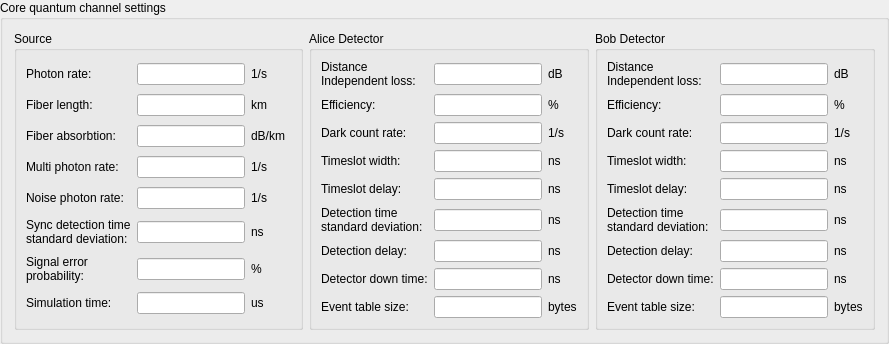
      <widget class="QGroupBox" name="cGrpQuantumChannel">
       <property name="title">
        <string>Core quantum channel settings</string>
       </property>
       <layout class="QVBoxLayout" name="verticalLayout_2">
        <item>
         <layout class="QHBoxLayout" name="cLyCoreSettings">
          <item>
           <widget class="QGroupBox" name="cGrpSource">
            <property name="title">
             <string>Source</string>
            </property>
            <layout class="QGridLayout" name="cLyGeneral">
             <item row="9" column="5">
              <widget class="QLabel" name="cLbSimEndTimeUnit">
               <property name="text">
                <string>us</string>
               </property>
              </widget>
             </item>
             <item row="3" column="5">
              <widget class="QLabel" name="cLbFiberAbsorptionCoeffUnit">
               <property name="text">
                <string>dB/km</string>
               </property>
              </widget>
             </item>
             <item row="3" column="0">
              <widget class="QLabel" name="cLbFiberAbsorptionCoeff">
               <property name="statusTip">
                <string>Absorbtion rate per kilometer</string>
               </property>
               <property name="text">
                <string>Fiber absorbtion:</string>
               </property>
               <property name="buddy">
                <cstring>cEdFiberAbsorptionCoeff</cstring>
               </property>
              </widget>
             </item>
             <item row="0" column="0">
              <widget class="QLabel" name="cLbSourcePhotonRate">
               <property name="statusTip">
                <string>Rate of photons per second</string>
               </property>
               <property name="text">
                <string>Photon rate:</string>
               </property>
               <property name="buddy">
                <cstring>cEdSourcePhotonRate</cstring>
               </property>
              </widget>
             </item>
             <item row="3" column="1">
              <widget class="QLineEdit" name="cEdFiberAbsorptionCoeff">
               <property name="statusTip">
                <string>Absorbtion rate per kilometer</string>
               </property>
              </widget>
             </item>
             <item row="1" column="0">
              <widget class="QLabel" name="cLbFiberLength">
               <property name="statusTip">
                <string>Length of fiber in kilometers</string>
               </property>
               <property name="text">
                <string>Fiber length:</string>
               </property>
               <property name="buddy">
                <cstring>cEdFiberLength</cstring>
               </property>
              </widget>
             </item>
             <item row="0" column="5" colspan="2">
              <widget class="QLabel" name="cLbSourcePhotonRateUnit">
               <property name="text">
                <string>1/s</string>
               </property>
              </widget>
             </item>
             <item row="4" column="5">
              <widget class="QLabel" name="cLbMultiPhotonRateUnit">
               <property name="text">
                <string>1/s</string>
               </property>
              </widget>
             </item>
             <item row="6" column="1">
              <widget class="QLineEdit" name="cEdNoisePhotonRate">
               <property name="statusTip">
                <string>Noise photons per second</string>
               </property>
              </widget>
             </item>
             <item row="4" column="1">
              <widget class="QLineEdit" name="cEdMultiPhotonRate">
               <property name="statusTip">
                <string>Multi photons per second</string>
               </property>
              </widget>
             </item>
             <item row="1" column="5">
              <widget class="QLabel" name="cLbFiberLengthUnit">
               <property name="text">
                <string>km</string>
               </property>
              </widget>
             </item>
             <item row="9" column="0">
              <widget class="QLabel" name="cLbSimEndTime">
               <property name="statusTip">
                <string>Endtime of simulation per round in microsecond</string>
               </property>
               <property name="text">
                <string>Simulation time:</string>
               </property>
               <property name="buddy">
                <cstring>cEdSimEndTime</cstring>
               </property>
              </widget>
             </item>
             <item row="7" column="0">
              <widget class="QLabel" name="cLbSyncStandDeviation">
               <property name="statusTip">
                <string>Standard deviation for the detection time in nanoseconds</string>
               </property>
               <property name="text">
                <string>Sync detection time
standard deviation:</string>
               </property>
               <property name="buddy">
                <cstring>cEdSyncStandDeviation</cstring>
               </property>
              </widget>
             </item>
             <item row="8" column="0">
              <widget class="QLabel" name="cLbSourceSigErrProb">
               <property name="statusTip">
                <string>Source signal error probability</string>
               </property>
               <property name="text">
                <string>Signal error
probability:</string>
               </property>
               <property name="buddy">
                <cstring>cEdSourceSigErrProb</cstring>
               </property>
              </widget>
             </item>
             <item row="7" column="5">
              <widget class="QLabel" name="cLbSyncStandDeviationUnit">
               <property name="text">
                <string>ns</string>
               </property>
              </widget>
             </item>
             <item row="8" column="5">
              <widget class="QLabel" name="cLbSourceSigErrProbUnit">
               <property name="text">
                <string>%</string>
               </property>
              </widget>
             </item>
             <item row="8" column="1">
              <widget class="QLineEdit" name="cEdSourceSigErrProb">
               <property name="statusTip">
                <string>Source signal error probability</string>
               </property>
              </widget>
             </item>
             <item row="6" column="5">
              <widget class="QLabel" name="cLbNoisePhotonRateUnit">
               <property name="text">
                <string>1/s</string>
               </property>
              </widget>
             </item>
             <item row="6" column="0">
              <widget class="QLabel" name="cLbNoisePhotonRate">
               <property name="statusTip">
                <string>Noise photons per second</string>
               </property>
               <property name="text">
                <string>Noise photon rate:</string>
               </property>
               <property name="buddy">
                <cstring>cEdNoisePhotonRate</cstring>
               </property>
              </widget>
             </item>
             <item row="7" column="1">
              <widget class="QLineEdit" name="cEdSyncStandDeviation">
               <property name="statusTip">
                <string>Standard deviation for the detection time in nanoseconds</string>
               </property>
              </widget>
             </item>
             <item row="9" column="1">
              <widget class="QLineEdit" name="cEdSimEndTime">
               <property name="statusTip">
                <string>Endtime of simulation per round in microsecond</string>
               </property>
              </widget>
             </item>
             <item row="4" column="0">
              <widget class="QLabel" name="cLbMultiPhotonRate">
               <property name="statusTip">
                <string>Multi photons per second</string>
               </property>
               <property name="text">
                <string>Multi photon rate:</string>
               </property>
               <property name="buddy">
                <cstring>cEdMultiPhotonRate</cstring>
               </property>
              </widget>
             </item>
             <item row="1" column="1">
              <widget class="QLineEdit" name="cEdFiberLength">
               <property name="statusTip">
                <string>Length of fiber in kilometers</string>
               </property>
              </widget>
             </item>
             <item row="0" column="1">
              <widget class="QLineEdit" name="cEdSourcePhotonRate">
               <property name="statusTip">
                <string>Rate of photons per second</string>
               </property>
              </widget>
             </item>
            </layout>
           </widget>
          </item>
          <item>
           <widget class="QGroupBox" name="cGrpAlice">
            <property name="title">
             <string>Alice Detector</string>
            </property>
            <layout class="QGridLayout" name="cLyAlice">
             <item row="6" column="1">
              <widget class="QLabel" name="cLbDetTimeStndDeviationAlice">
               <property name="statusTip">
                <string>Detection time standard deviation in nanoseconds</string>
               </property>
               <property name="text">
                <string>Detection time 
standard deviation:</string>
               </property>
               <property name="buddy">
                <cstring>cEdDetTimeStndDeviationAlice</cstring>
               </property>
              </widget>
             </item>
             <item row="1" column="1">
              <widget class="QLabel" name="cLbDistanceIndepLossAlice">
               <property name="statusTip">
                <string>Detector loss, distance independent</string>
               </property>
               <property name="text">
                <string>Distance 
Independent loss:</string>
               </property>
               <property name="buddy">
                <cstring>cEdDistanceIndepLossAlice</cstring>
               </property>
              </widget>
             </item>
             <item row="5" column="3">
              <widget class="QLabel" name="cLbTimeSlotDelayAliceUnit">
               <property name="text">
                <string>ns</string>
               </property>
              </widget>
             </item>
             <item row="2" column="3">
              <widget class="QLabel" name="cLbDetectionEffAliceUnit">
               <property name="text">
                <string>%</string>
               </property>
              </widget>
             </item>
             <item row="2" column="1">
              <widget class="QLabel" name="cLbDetectionEffAlice">
               <property name="statusTip">
                <string>Detector efficiency</string>
               </property>
               <property name="text">
                <string>Efficiency:</string>
               </property>
               <property name="buddy">
                <cstring>cEdDetectionEffAlice</cstring>
               </property>
              </widget>
             </item>
             <item row="4" column="2">
              <widget class="QLineEdit" name="cEdTimeSlotWidthAlice">
               <property name="statusTip">
                <string>Timeslot width in nanosecond</string>
               </property>
              </widget>
             </item>
             <item row="3" column="1">
              <widget class="QLabel" name="cLbDetDarkCountRateAlice">
               <property name="statusTip">
                <string>Detector dark count rate per second</string>
               </property>
               <property name="text">
                <string>Dark count rate:</string>
               </property>
               <property name="buddy">
                <cstring>cEdDetDarkCountRateAlice</cstring>
               </property>
              </widget>
             </item>
             <item row="7" column="3">
              <widget class="QLabel" name="cLbDetTimeDelayAliceUnit">
               <property name="text">
                <string>ns</string>
               </property>
              </widget>
             </item>
             <item row="7" column="2">
              <widget class="QLineEdit" name="cEdDetTimeDelayAlice">
               <property name="statusTip">
                <string>Detection time delay in nanoseconds</string>
               </property>
              </widget>
             </item>
             <item row="7" column="1">
              <widget class="QLabel" name="cLbDetTimeDelayAlice">
               <property name="statusTip">
                <string>Detection time delay in nanoseconds</string>
               </property>
               <property name="text">
                <string>Detection delay:</string>
               </property>
               <property name="buddy">
                <cstring>cEdDetTimeDelayAlice</cstring>
               </property>
              </widget>
             </item>
             <item row="9" column="3">
              <widget class="QLabel" name="cLbTableSizeAliceUnit">
               <property name="text">
                <string>bytes</string>
               </property>
              </widget>
             </item>
             <item row="8" column="1">
              <widget class="QLabel" name="cLbDetDownTimeAlice">
               <property name="statusTip">
                <string>Detector down time in nanoseconds</string>
               </property>
               <property name="text">
                <string>Detector down time:</string>
               </property>
               <property name="buddy">
                <cstring>cEdDetDownTimeAlice</cstring>
               </property>
              </widget>
             </item>
             <item row="5" column="2">
              <widget class="QLineEdit" name="cEdTimeSlotDelayAlice">
               <property name="statusTip">
                <string>Timeslot delay in nanoseconds</string>
               </property>
              </widget>
             </item>
             <item row="8" column="3">
              <widget class="QLabel" name="cLbDetDownTimeAliceUnit">
               <property name="text">
                <string>ns</string>
               </property>
              </widget>
             </item>
             <item row="8" column="2">
              <widget class="QLineEdit" name="cEdDetDownTimeAlice">
               <property name="statusTip">
                <string>Detector down time in nanoseconds</string>
               </property>
              </widget>
             </item>
             <item row="5" column="1">
              <widget class="QLabel" name="cLbTimeSlotDelayAlice">
               <property name="statusTip">
                <string>Timeslot delay in nanoseconds</string>
               </property>
               <property name="text">
                <string>Timeslot delay:</string>
               </property>
               <property name="buddy">
                <cstring>cEdTimeSlotDelayAlice</cstring>
               </property>
              </widget>
             </item>
             <item row="1" column="3">
              <widget class="QLabel" name="cLbDistanceIndepLossAliceUnit">
               <property name="text">
                <string>dB</string>
               </property>
              </widget>
             </item>
             <item row="3" column="3">
              <widget class="QLabel" name="cLbDetDarkCountRateAliceUnit">
               <property name="text">
                <string>1/s</string>
               </property>
              </widget>
             </item>
             <item row="6" column="2">
              <widget class="QLineEdit" name="cEdDetTimeStndDeviationAlice">
               <property name="statusTip">
                <string>Detection time standard deviation in nanoseconds</string>
               </property>
              </widget>
             </item>
             <item row="1" column="2">
              <widget class="QLineEdit" name="cEdDistanceIndepLossAlice">
               <property name="statusTip">
                <string>Detector loss, distance independent</string>
               </property>
              </widget>
             </item>
             <item row="9" column="2">
              <widget class="QLineEdit" name="cEdTableSizeAlice">
               <property name="statusTip">
                <string>Event table size in bytes (1 Byte == 2 events)</string>
               </property>
              </widget>
             </item>
             <item row="4" column="3">
              <widget class="QLabel" name="cLbTimeSlotWidthAliceUnit">
               <property name="text">
                <string>ns</string>
               </property>
              </widget>
             </item>
             <item row="9" column="1">
              <widget class="QLabel" name="cLbTableSizeAlice">
               <property name="statusTip">
                <string>Event table size in bytes (1 Byte == 2 events)</string>
               </property>
               <property name="text">
                <string>Event table size:</string>
               </property>
               <property name="buddy">
                <cstring>cEdTableSizeAlice</cstring>
               </property>
              </widget>
             </item>
             <item row="4" column="1">
              <widget class="QLabel" name="cLbTimeSlotWidthAlice">
               <property name="statusTip">
                <string>Timeslot width in nanosecond</string>
               </property>
               <property name="text">
                <string>Timeslot width:</string>
               </property>
               <property name="buddy">
                <cstring>cEdTimeSlotWidthAlice</cstring>
               </property>
              </widget>
             </item>
             <item row="2" column="2">
              <widget class="QLineEdit" name="cEdDetectionEffAlice">
               <property name="statusTip">
                <string>Detector efficiency</string>
               </property>
              </widget>
             </item>
             <item row="3" column="2">
              <widget class="QLineEdit" name="cEdDetDarkCountRateAlice">
               <property name="statusTip">
                <string>Detector dark count rate per second</string>
               </property>
              </widget>
             </item>
             <item row="6" column="3">
              <widget class="QLabel" name="cLbDetTimeStndDeviationAliceUnit">
               <property name="text">
                <string>ns</string>
               </property>
              </widget>
             </item>
            </layout>
           </widget>
          </item>
          <item>
           <widget class="QGroupBox" name="cGrpBob">
            <property name="title">
             <string>Bob Detector</string>
            </property>
            <layout class="QGridLayout" name="cLyBob">
             <item row="8" column="0">
              <widget class="QLabel" name="cLbTableSizeBob">
               <property name="statusTip">
                <string>Event table size in bytes (1 Byte == 2 events)</string>
               </property>
               <property name="text">
                <string>Event table size:</string>
               </property>
               <property name="buddy">
                <cstring>cEdTableSizeBob</cstring>
               </property>
              </widget>
             </item>
             <item row="3" column="2">
              <widget class="QLabel" name="cLbTimeSlotWidthBobUnit">
               <property name="text">
                <string>ns</string>
               </property>
              </widget>
             </item>
             <item row="0" column="0">
              <widget class="QLabel" name="cLbDistanceIndepLossBob">
               <property name="statusTip">
                <string>Detector loss, distance independent</string>
               </property>
               <property name="text">
                <string>Distance 
Independent loss:</string>
               </property>
               <property name="buddy">
                <cstring>cEdDistanceIndepLossBob</cstring>
               </property>
              </widget>
             </item>
             <item row="5" column="1">
              <widget class="QLineEdit" name="cEdDetTimeStndDeviationBob">
               <property name="statusTip">
                <string>Detection time standard deviation in nanoseconds</string>
               </property>
              </widget>
             </item>
             <item row="3" column="1">
              <widget class="QLineEdit" name="cEdTimeSlotWidthBob">
               <property name="statusTip">
                <string>Timeslot width in nanosecond</string>
               </property>
              </widget>
             </item>
             <item row="6" column="2">
              <widget class="QLabel" name="cLbDetTimeDelayBobUnit">
               <property name="text">
                <string>ns</string>
               </property>
              </widget>
             </item>
             <item row="6" column="0">
              <widget class="QLabel" name="cLbDetTimeDelayBob">
               <property name="statusTip">
                <string>Detection time delay in nanoseconds</string>
               </property>
               <property name="text">
                <string>Detection delay:</string>
               </property>
               <property name="buddy">
                <cstring>cEdDetTimeDelayBob</cstring>
               </property>
              </widget>
             </item>
             <item row="0" column="2">
              <widget class="QLabel" name="cLbDistanceIndepLossBobUnit">
               <property name="text">
                <string>dB</string>
               </property>
              </widget>
             </item>
             <item row="7" column="1">
              <widget class="QLineEdit" name="cEdDetDownTimeBob">
               <property name="statusTip">
                <string>Detector down time in nanoseconds</string>
               </property>
              </widget>
             </item>
             <item row="3" column="0">
              <widget class="QLabel" name="cLbTimeSlotWidthBob">
               <property name="statusTip">
                <string>Timeslot width in nanosecond</string>
               </property>
               <property name="text">
                <string>Timeslot width:</string>
               </property>
               <property name="buddy">
                <cstring>cEdTimeSlotWidthBob</cstring>
               </property>
              </widget>
             </item>
             <item row="7" column="0">
              <widget class="QLabel" name="cLbDetDownTimeBob">
               <property name="statusTip">
                <string>Detector down time in nanoseconds</string>
               </property>
               <property name="text">
                <string>Detector down time:</string>
               </property>
               <property name="buddy">
                <cstring>cEdDetDownTimeBob</cstring>
               </property>
              </widget>
             </item>
             <item row="1" column="0">
              <widget class="QLabel" name="cLbDetectionEffBob">
               <property name="statusTip">
                <string>Detector efficiency</string>
               </property>
               <property name="text">
                <string>Efficiency:</string>
               </property>
               <property name="buddy">
                <cstring>cEdDetectionEffBob</cstring>
               </property>
              </widget>
             </item>
             <item row="2" column="0">
              <widget class="QLabel" name="cLbDetDarkCountRateBob">
               <property name="statusTip">
                <string>Detector dark count rate per second</string>
               </property>
               <property name="text">
                <string>Dark count rate:</string>
               </property>
               <property name="buddy">
                <cstring>cEdDetDarkCountRateBob</cstring>
               </property>
              </widget>
             </item>
             <item row="5" column="2">
              <widget class="QLabel" name="cLbDetTimeStndDeviationBobUnit">
               <property name="text">
                <string>ns</string>
               </property>
              </widget>
             </item>
             <item row="7" column="2">
              <widget class="QLabel" name="cLbDetDownTimeBobUnit">
               <property name="text">
                <string>ns</string>
               </property>
              </widget>
             </item>
             <item row="1" column="2">
              <widget class="QLabel" name="cLbDetectionEffBobUnit">
               <property name="text">
                <string>%</string>
               </property>
              </widget>
             </item>
             <item row="5" column="0">
              <widget class="QLabel" name="cLbDetTimeStndDeviationBob">
               <property name="statusTip">
                <string>Detection time standard deviation in nanoseconds</string>
               </property>
               <property name="text">
                <string>Detection time 
standard deviation:</string>
               </property>
               <property name="buddy">
                <cstring>cEdDetTimeStndDeviationBob</cstring>
               </property>
              </widget>
             </item>
             <item row="4" column="0">
              <widget class="QLabel" name="cLbTimeSlotDelayBob">
               <property name="statusTip">
                <string>Timeslot delay in nanoseconds</string>
               </property>
               <property name="text">
                <string>Timeslot delay:</string>
               </property>
               <property name="buddy">
                <cstring>cEdTimeSlotDelayBob</cstring>
               </property>
              </widget>
             </item>
             <item row="6" column="1">
              <widget class="QLineEdit" name="cEdDetTimeDelayBob">
               <property name="statusTip">
                <string>Detection time delay in nanoseconds</string>
               </property>
              </widget>
             </item>
             <item row="4" column="1">
              <widget class="QLineEdit" name="cEdTimeSlotDelayBob">
               <property name="statusTip">
                <string>Timeslot delay in nanoseconds</string>
               </property>
              </widget>
             </item>
             <item row="2" column="2">
              <widget class="QLabel" name="cLbDetDarkCountRateBobUnit">
               <property name="text">
                <string>1/s</string>
               </property>
              </widget>
             </item>
             <item row="8" column="2">
              <widget class="QLabel" name="cLbTableSizeBobUnit">
               <property name="text">
                <string>bytes</string>
               </property>
              </widget>
             </item>
             <item row="2" column="1">
              <widget class="QLineEdit" name="cEdDetDarkCountRateBob">
               <property name="statusTip">
                <string>Detector dark count rate per second</string>
               </property>
              </widget>
             </item>
             <item row="4" column="2">
              <widget class="QLabel" name="cLbTimeSlotDelayBobUnit">
               <property name="text">
                <string>ns</string>
               </property>
              </widget>
             </item>
             <item row="8" column="1">
              <widget class="QLineEdit" name="cEdTableSizeBob">
               <property name="statusTip">
                <string>Event table size in bytes (1 Byte == 2 events)</string>
               </property>
              </widget>
             </item>
             <item row="0" column="1">
              <widget class="QLineEdit" name="cEdDistanceIndepLossBob">
               <property name="statusTip">
                <string>Detector loss, distance independent</string>
               </property>
              </widget>
             </item>
             <item row="1" column="1">
              <widget class="QLineEdit" name="cEdDetectionEffBob">
               <property name="statusTip">
                <string>Detector efficiency</string>
               </property>
              </widget>
             </item>
            </layout>
           </widget>
          </item>
         </layout>
        </item>
       </layout>
      </widget>
